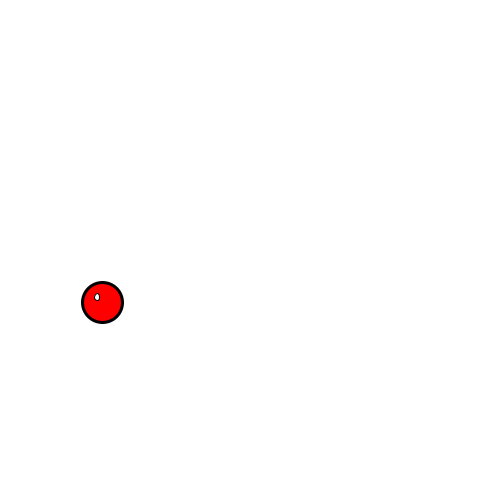
Frame 1 (no input)
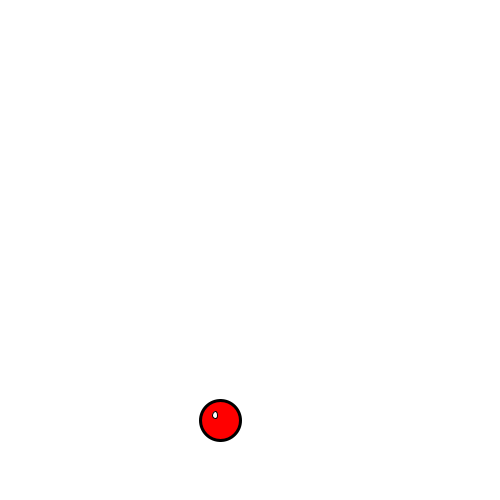
Frame 60 (the mouse pressed at the canvas centre just before this capture)
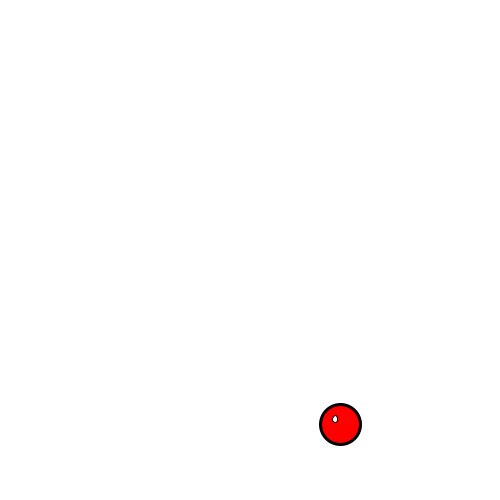
Frame 120 (the mouse held since frame 60 and released just before this capture)

The Processing sketch that drew these frames (run headless with seeded random() and noise(); from frame 60 on, the mouse is pressed at the canvas centre):

// Processing sketch: processing_105271
// ── processing_105271.pde

float x = 100;
float y = 300;

float speedX = 2;
float speedY = 2;
float gravTimer = 1;

void setup() {
  size(500,500);
  smooth();
}

void draw() {

  background(255); //reset bg
  x = x + speedX;
  y = (y + speedY);

  if ((x > (width-20)) || (x < 20) && y != 479) {  //horizontal ball boundary
    speedX = speedX * -1; //X reversal
  }
  
  if (((y > (height-20)) || (y < 20)) && y != 479) { //vertical ball boundary
    speedY = (speedY * -1);// * gravTimer; //Y reversal
  } 
  


/*
  gravTimer += .00001; //grav increasing with time
  speedY = speedY / gravTimer; //time slowing down the speed of Y
  
  if (speedY < .2 && speedY > 0 && y != 479) {
    y = y +1;
    if (y >= 480.01){
      y = 479;
    }

  }
   if (y==479) {
     x = x * 0.9;
   }
*/
  
  strokeWeight(3);
  fill(255,0,0);
  ellipse(x,y,40,40);
  fill(255);
  strokeWeight(1);
  ellipse(x-5,y-5,5,7);
}
